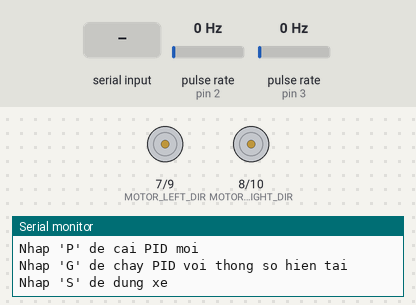
The sketch below on a simulated Arduino Uno, built with avr-gcc and run on an emulated ATmega328P. On the bench: direction and speed pins drawn as motors (green arrow = direction pin HIGH = forward, orange = LOW = backward, longer = more drive), the last lines printed to the serial monitor. Wiring (inferred from the names in the program): 2 × pulse sensor: data pin 2 / data pin 3. The test bench sets the inputs (shaded band); at power-on: pulse rate (sensors on pin 2, pin 3) 0 Hz.

Above: at 1.2 s.
1.3 s: "G\n" received over Serial
At 2.6 s:
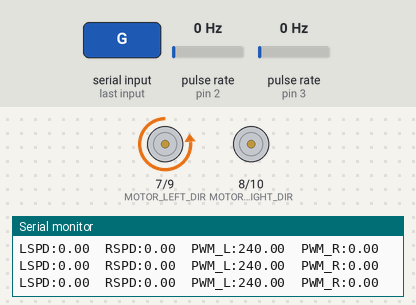
2.9 s: pulse rate (sensor on pin 2) set to 4 Hz
At 4.9 s:
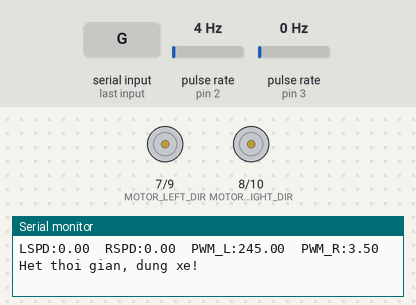
Timing chart, 0 to 6.4 s (numbered marks = the images above; inputs shaded):
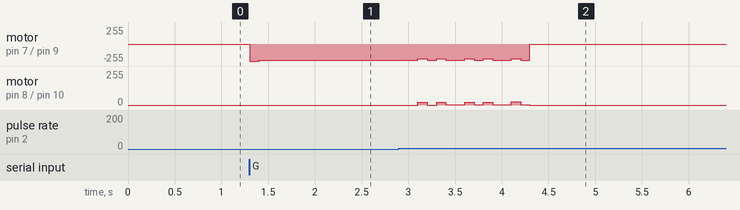

Measured:
- after the input at 1.3 s, motor on pin 7 (MOTOR_LEFT_DIR) / pin 9 (MOTOR_LEFT_PWM): stopped → backward 255/255 at once, → backward 240/255 0.10 s later
- after the input at 2.9 s, motor on pin 8 (MOTOR_RIGHT_DIR) / pin 10 (MOTOR_RIGHT_PWM): stopped → forward 20/255 after 0.20 s, → stopped 0.10 s later, → forward 21/255 0.10 s later, → forward 1/255 0.10 s later, … (11 changes in this stretch)

The sketch:

PIDstraight.ino
```cpp
#include <Arduino.h>

// ==== Cấu hình phần cứng ====
#define MOTOR_LEFT_DIR   7
#define MOTOR_RIGHT_DIR  8
#define MOTOR_LEFT_PWM   9
#define MOTOR_RIGHT_PWM  10

#define ENCODER_LEFT     2
#define ENCODER_RIGHT    3

// ==== Biến đếm xung ====
volatile long encoderLeftCount  = 0;
volatile long encoderRightCount = 0;

// ==== Tham số PID (mặc định) ====
float KpL = 1.2, KiL = 0.0, KdL = 0.05;
float KpR = 2.0, KiR = 0.7, KdR = 0.0;

// ==== Biến PID ====
float setpointLeft = 200;
float speedLeft = 0, speedRight = 0;
float prevErrLeft = 0, integralLeft = 0;
float prevErrRight = 0, integralRight = 0;

// ==== Biến thời gian ====
unsigned long lastTime = 0;
const unsigned long interval = 100;
long prevCountLeft = 0, prevCountRight = 0;

// ==== Thời gian chạy PID ====
unsigned long runTime = 3000;  // mặc định 3 giây
bool isRunning = false;
unsigned long startRunTime = 0;

// ==== Ngắt encoder ====
void ISR_left()  { encoderLeftCount++;  }
void ISR_right() { encoderRightCount++; }

// ==== Hàm PID bánh trái ====
float pidLeft(float setpoint, float measured) {
  float error = setpoint - measured;
  integralLeft += error * (interval / 1000.0);
  float derivative = (error - prevErrLeft) / (interval / 1000.0);
  float output = KpL * error + KiL * integralLeft + KdL * derivative;
  prevErrLeft = error;
  return output;
}

// ==== Hàm PID bánh phải ====
float pidRight(float setpoint, float measured) {
  float error = setpoint - measured;
  integralRight += error * (interval / 1000.0);
  float derivative = (error - prevErrRight) / (interval / 1000.0);
  float output = KpR * error + KiR * integralRight + KdR * derivative;
  prevErrRight = error;
  return output;
}

// ==== Hàm điều khiển motor ====
void setMotorLeft(float pwmVal) {
  digitalWrite(MOTOR_LEFT_DIR, LOW);
  analogWrite(MOTOR_LEFT_PWM, constrain(abs(pwmVal), 0, 255));
}

void setMotorRight(float pwmVal) {
  digitalWrite(MOTOR_RIGHT_DIR, HIGH);
  analogWrite(MOTOR_RIGHT_PWM, constrain(abs(pwmVal), 0, 255));
}

void stopMotors() {
  analogWrite(MOTOR_LEFT_PWM, 0);
  analogWrite(MOTOR_RIGHT_PWM, 0);
}

// ==== Hàm đọc số từ Serial ====
float readNumber(const char* label) {
  Serial.print(label);
  while (!Serial.available());
  String s = Serial.readStringUntil('\n');
  s.trim();
  return s.toFloat();
}

// ==== Cấu hình PID qua Serial ====
void configurePID() {
  Serial.println("\n=== CAI DAT PID CHO BANH TRAI ===");
  KpL = readNumber("Nhap KpL: ");
  KiL = readNumber("Nhap KiL: ");
  KdL = readNumber("Nhap KdL: ");

  Serial.println("\n=== CAI DAT PID CHO BANH PHAI ===");
  KpR = readNumber("Nhap KpR: ");
  KiR = readNumber("Nhap KiR: ");
  KdR = readNumber("Nhap KdR: ");

  runTime = (unsigned long)(readNumber("\nNhap thoi gian chay thang (giay): ") * 1000.0);

  Serial.println("\nPID da duoc cap nhat!");
  Serial.print("Trai: Kp="); Serial.print(KpL); Serial.print(", Ki="); Serial.print(KiL); Serial.print(", Kd="); Serial.println(KdL);
  Serial.print("Phai: Kp="); Serial.print(KpR); Serial.print(", Ki="); Serial.print(KiR); Serial.print(", Kd="); Serial.println(KdR);
  Serial.print("Thoi gian chay: "); Serial.print(runTime / 1000.0); Serial.println("s");
}

// ==== Setup ====
void setup() {
  Serial.begin(9600);
  pinMode(MOTOR_LEFT_DIR, OUTPUT);
  pinMode(MOTOR_RIGHT_DIR, OUTPUT);
  pinMode(MOTOR_LEFT_PWM, OUTPUT);
  pinMode(MOTOR_RIGHT_PWM, OUTPUT);
  pinMode(ENCODER_LEFT, INPUT_PULLUP);
  pinMode(ENCODER_RIGHT, INPUT_PULLUP);

  attachInterrupt(digitalPinToInterrupt(ENCODER_LEFT), ISR_left, RISING);
  attachInterrupt(digitalPinToInterrupt(ENCODER_RIGHT), ISR_right, RISING);

  Serial.println("===== PID Test Control =====");
  Serial.println("Nhap 'P' de cai PID moi");
  Serial.println("Nhap 'G' de chay PID voi thong so hien tai");
  Serial.println("Nhap 'S' de dung xe");
}

// ==== Vòng lặp chính ====
void loop() {
  // --- Xử lý lệnh Serial ---
  if (Serial.available()) {
    String cmd = Serial.readStringUntil('\n');
    cmd.trim();

    if (cmd == "P" || cmd == "p") {
      configurePID();
    }
    else if (cmd == "G" || cmd == "g") {
      Serial.println("Bat dau chay PID...");
      encoderLeftCount = encoderRightCount = 0;
      prevCountLeft = prevCountRight = 0;
      prevErrLeft = prevErrRight = 0;
      integralLeft = integralRight = 0;
      startRunTime = millis();
      isRunning = true;
    }
    else if (cmd == "S" || cmd == "s") {
      Serial.println("Dung xe ngay lap tuc!");
      isRunning = false;
      stopMotors();
    }
  }

  // --- Nếu đang chạy PID ---
  if (isRunning) {
    unsigned long now = millis();

    // Kiểm tra hết thời gian chạy
    if (now - startRunTime >= runTime) {
      isRunning = false;
      stopMotors();
      Serial.println("Het thoi gian, dung xe!");
      return;
    }

    // Chu kỳ PID
    if (now - lastTime >= interval) {
      lastTime = now;

      long deltaLeft  = encoderLeftCount  - prevCountLeft;
      long deltaRight = encoderRightCount - prevCountRight;

      speedLeft  = (deltaLeft  * 1000.0) / interval;
      speedRight = (deltaRight * 1000.0) / interval;

      prevCountLeft  = encoderLeftCount;
      prevCountRight = encoderRightCount;

      float pwmLeft = pidLeft(setpointLeft, speedLeft);
      float pwmRight = pidRight(speedLeft, speedRight);

      setMotorLeft(pwmLeft);
      setMotorRight(pwmRight);

      // In dữ liệu để debug
      Serial.print("LSPD:"); Serial.print(speedLeft);
      Serial.print("\tRSPD:"); Serial.print(speedRight);
      Serial.print("\tPWM_L:"); Serial.print(pwmLeft);
      Serial.print("\tPWM_R:"); Serial.println(pwmRight);
    }
  }
}
```
